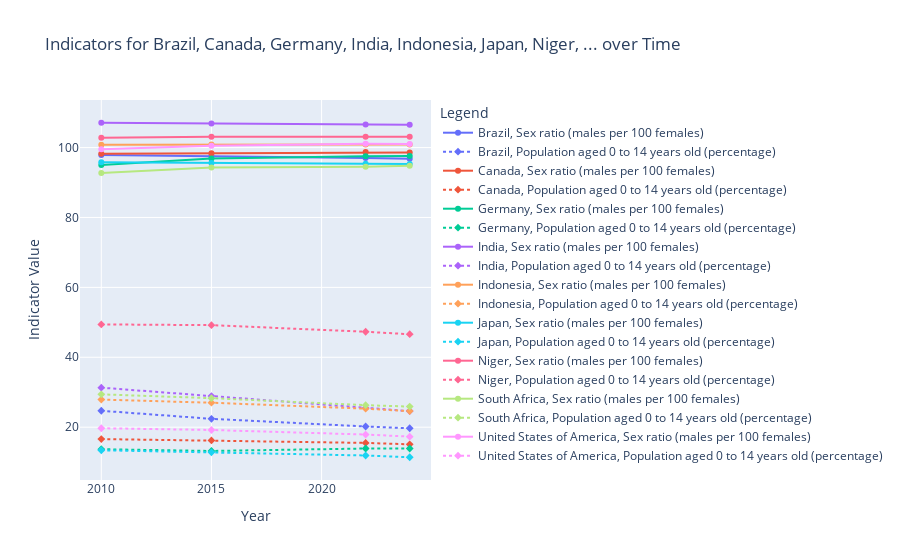

This figure's notebook cell:
### Code cell
import pandas as pd
import plotly.express as px

# Use io.StringIO to treat the string as a file
data_file = './datasets/population_area.csv'

# Read the CSV into a pandas DataFrame
# Use quotechar='"' to handle commas within quoted fields like the country name
df = pd.read_csv(data_file)

# Optional: Clean up column names (remove leading/trailing spaces)
df.columns = df.columns.str.strip()

# 2. Get User Input for Multiple Countries
# Display available countries/regions to help the user
available_countries = sorted(df['Country'].unique()) # Sort for easier reading

countries_input = 'United States of America,Canada,Japan,Germany,India,Indonesia,Brazil,South Africa,Niger'
indicators_inputs = ['Population aged 0 to 14 years old (percentage)','Sex ratio (males per 100 females)']

# Parse the input string into a list of names, stripping whitespace
selected_countries = [name.strip() for name in countries_input.split(',') if name.strip()]

if not selected_countries:
    print("No country names entered. Exiting.")
else:
    # 3. Filter Data for ALL selected countries
    df_filtered = df[df['Country'].isin(selected_countries)].copy() # Use .copy() to avoid SettingWithCopyWarning
    df_filtered = df_filtered[df_filtered['Indicator'].isin(indicators_inputs)].copy()

    # 4. Handle No/Partial Data
    found_countries = df_filtered['Country'].unique()
    not_found = set(selected_countries) - set(found_countries)

    if not found_countries.any(): # Check if the filtered dataframe is empty
        print(f"No data found for any of the specified countries: {', '.join(selected_countries)}")
    else:
        if not_found:
            print(f"\nWarning: No data found for the following requested countries: {', '.join(not_found)}")
            print(f"Plotting data for: {', '.join(found_countries)}")
        else:
             print(f"\nFound data for: {', '.join(found_countries)}")

        # 5. Data Cleaning
        df_filtered['Value'] = df_filtered['Value'].str.replace(',', '', regex=False)
        df_filtered['Value'] = pd.to_numeric(df_filtered['Value'], errors='coerce')
        df_filtered.dropna(subset=['Value'], inplace=True)

        # Sort by country and year for potentially cleaner line connections
        df_filtered.sort_values(['Country', 'year'], inplace=True)

        # Check again if data remains after cleaning
        if df_filtered.empty:
             print(f"No valid numeric indicator data found for the selected countries after cleaning.")
        else:
            # 6. Plot Data
            print(f"\nGenerating plot for selected countries...")

            # --- Plotting Strategy ---
            # We need to distinguish between countries AND indicators.
            # Option 1: Color by Country, Line Style by Indicator (good if few indicators)
            # Option 2: Color by Indicator, Line Style by Country (good if few countries)
            # Let's use Option 1 as a default, adding symbols for clarity.

            title_countries = ', '.join(found_countries)
            if len(title_countries) > 60: # Truncate title if too long
                 title_countries = title_countries[:57] + "..."

            fig = px.line(
                df_filtered,
                x='year',
                y='Value',
                color='Country',         # Different color for each country
                line_dash='Indicator',   # Different line style for each indicator
                symbol='Indicator',      # Different marker shape for each indicator
                markers=True,            # Show markers on the lines
                title=f'Indicators for {title_countries} over Time',
                hover_data=['Indicator'] # Show indicator name clearly on hover
            )

            # Customize layout (optional)
            fig.update_layout(
                xaxis_title='Year',
                yaxis_title='Indicator Value',
                legend_title='Legend' # Generic legend title
            )
            # Improve legend clarity (optional, might make it large)
            # fig.update_layout(legend={'traceorder': 'grouped'})

            # 7. Show Plot
            fig.show()

### Figure 1 — Plotly figure (JSON) as saved in the notebook; plotly's stock layout.template omitted (floating-point values rounded to 4 significant figures)
{"data": [{"customdata": [["Sex ratio (males per 100 females)"], ["Sex ratio (males per 100 females)"], ["Sex ratio (males per 100 females)"], ["Sex ratio (males per 100 females)"]], "hovertemplate": "Country=Brazil<br>Indicator=%{customdata[0]}<br>year=%{x}<br>Value=%{y}<extra></extra>", "legendgroup": "Brazil, Sex ratio (males per 100 females)", "line": {"color": "#636efa", "dash": "solid"}, "marker": {"symbol": "circle"}, "mode": "lines+markers", "name": "Brazil, Sex ratio (males per 100 females)", "orientation": "v", "showlegend": true, "type": "scatter", "x": [2010, 2015, 2022, 2024], "xaxis": "x", "y": [97.9, 97.6, 97.0, 96.8], "yaxis": "y"}, {"customdata": [["Population aged 0 to 14 years old (percentage)"], ["Population aged 0 to 14 years old (percentage)"], ["Population aged 0 to 14 years old (percentage)"], ["Population aged 0 to 14 years old (percentage)"]], "hovertemplate": "Country=Brazil<br>Indicator=%{customdata[0]}<br>year=%{x}<br>Value=%{y}<extra></extra>", "legendgroup": "Brazil, Population aged 0 to 14 years old (percentage)", "line": {"color": "#636efa", "dash": "dot"}, "marker": {"symbol": "diamond"}, "mode": "lines+markers", "name": "Brazil, Population aged 0 to 14 years old (percentage)", "orientation": "v", "showlegend": true, "type": "scatter", "x": [2010, 2015, 2022, 2024], "xaxis": "x", "y": [24.7, 22.4, 20.2, 19.7], "yaxis": "y"}, {"customdata": [["Sex ratio (males per 100 females)"], ["Sex ratio (males per 100 females)"], ["Sex ratio (males per 100 females)"], ["Sex ratio (males per 100 females)"]], "hovertemplate": "Country=Canada<br>Indicator=%{customdata[0]}<br>year=%{x}<br>Value=%{y}<extra></extra>", "legendgroup": "Canada, Sex ratio (males per 100 females)", "line": {"color": "#EF553B", "dash": "solid"}, "marker": {"symbol": "circle"}, "mode": "lines+markers", "name": "Canada, Sex ratio (males per 100 females)", "orientation": "v", "showlegend": true, "type": "scatter", "x": [2010, 2015, 2022, 2024], "xaxis": "x", "y": [98.2, 98.4, 98.7, 98.6], "yaxis": "y"}, {"customdata": [["Population aged 0 to 14 years old (percentage)"], ["Population aged 0 to 14 years old (percentage)"], ["Population aged 0 to 14 years old (percentage)"], ["Population aged 0 to 14 years old (percentage)"]], "hovertemplate": "Country=Canada<br>Indicator=%{customdata[0]}<br>year=%{x}<br>Value=%{y}<extra></extra>", "legendgroup": "Canada, Population aged 0 to 14 years old (percentage)", "line": {"color": "#EF553B", "dash": "dot"}, "marker": {"symbol": "diamond"}, "mode": "lines+markers", "name": "Canada, Population aged 0 to 14 years old (percentage)", "orientation": "v", "showlegend": true, "type": "scatter", "x": [2010, 2015, 2022, 2024], "xaxis": "x", "y": [16.6, 16.2, 15.5, 15.1], "yaxis": "y"}, {"customdata": [["Sex ratio (males per 100 females)"], ["Sex ratio (males per 100 females)"], ["Sex ratio (males per 100 females)"], ["Sex ratio (males per 100 females)"]], "hovertemplate": "Country=Germany<br>Indicator=%{customdata[0]}<br>year=%{x}<br>Value=%{y}<extra></extra>", "legendgroup": "Germany, Sex ratio (males per 100 females)", "line": {"color": "#00cc96", "dash": "solid"}, "marker": {"symbol": "circle"}, "mode": "lines+markers", "name": "Germany, Sex ratio (males per 100 females)", "orientation": "v", "showlegend": true, "type": "scatter", "x": [2010, 2015, 2022, 2024], "xaxis": "x", "y": [95.0, 96.9, 97.5, 97.6], "yaxis": "y"}, {"customdata": [["Population aged 0 to 14 years old (percentage)"], ["Population aged 0 to 14 years old (percentage)"], ["Population aged 0 to 14 years old (percentage)"], ["Population aged 0 to 14 years old (percentage)"]], "hovertemplate": "Country=Germany<br>Indicator=%{customdata[0]}<br>year=%{x}<br>Value=%{y}<extra></extra>", "legendgroup": "Germany, Population aged 0 to 14 years old (percentage)", "line": {"color": "#00cc96", "dash": "dot"}, "marker": {"symbol": "diamond"}, "mode": "lines+markers", "name": "Germany, Population aged 0 to 14 years old (percentage)", "orientation": "v", "showlegend": true, "type": "scatter", "x": [2010, 2015, 2022, 2024], "xaxis": "x", "y": [13.7, 13.2, 13.9, 13.9], "yaxis": "y"}, {"customdata": [["Sex ratio (males per 100 females)"], ["Sex ratio (males per 100 females)"], ["Sex ratio (males per 100 females)"], ["Sex ratio (males per 100 females)"]], "hovertemplate": "Country=India<br>Indicator=%{customdata[0]}<br>year=%{x}<br>Value=%{y}<extra></extra>", "legendgroup": "India, Sex ratio (males per 100 females)", "line": {"color": "#ab63fa", "dash": "solid"}, "marker": {"symbol": "circle"}, "mode": "lines+markers", "name": "India, Sex ratio (males per 100 females)", "orientation": "v", "showlegend": true, "type": "scatter", "x": [2010, 2015, 2022, 2024], "xaxis": "x", "y": [107.1, 106.9, 106.6, 106.5], "yaxis": "y"}, {"customdata": [["Population aged 0 to 14 years old (percentage)"], ["Population aged 0 to 14 years old (percentage)"], ["Population aged 0 to 14 years old (percentage)"], ["Population aged 0 to 14 years old (percentage)"]], "hovertemplate": "Country=India<br>Indicator=%{customdata[0]}<br>year=%{x}<br>Value=%{y}<extra></extra>", "legendgroup": "India, Population aged 0 to 14 years old (percentage)", "line": {"color": "#ab63fa", "dash": "dot"}, "marker": {"symbol": "diamond"}, "mode": "lines+markers", "name": "India, Population aged 0 to 14 years old (percentage)", "orientation": "v", "showlegend": true, "type": "scatter", "x": [2010, 2015, 2022, 2024], "xaxis": "x", "y": [31.3, 28.9, 25.5, 24.6], "yaxis": "y"}, {"customdata": [["Sex ratio (males per 100 females)"], ["Sex ratio (males per 100 females)"], ["Sex ratio (males per 100 females)"], ["Sex ratio (males per 100 females)"]], "hovertemplate": "Country=Indonesia<br>Indicator=%{customdata[0]}<br>year=%{x}<br>Value=%{y}<extra></extra>", "legendgroup": "Indonesia, Sex ratio (males per 100 females)", "line": {"color": "#FFA15A", "dash": "solid"}, "marker": {"symbol": "circle"}, "mode": "lines+markers", "name": "Indonesia, Sex ratio (males per 100 females)", "orientation": "v", "showlegend": true, "type": "scatter", "x": [2010, 2015, 2022, 2024], "xaxis": "x", "y": [100.8, 100.9, 100.9, 100.9], "yaxis": "y"}, {"customdata": [["Population aged 0 to 14 years old (percentage)"], ["Population aged 0 to 14 years old (percentage)"], ["Population aged 0 to 14 years old (percentage)"], ["Population aged 0 to 14 years old (percentage)"]], "hovertemplate": "Country=Indonesia<br>Indicator=%{customdata[0]}<br>year=%{x}<br>Value=%{y}<extra></extra>", "legendgroup": "Indonesia, Population aged 0 to 14 years old (percentage)", "line": {"color": "#FFA15A", "dash": "dot"}, "marker": {"symbol": "diamond"}, "mode": "lines+markers", "name": "Indonesia, Population aged 0 to 14 years old (percentage)", "orientation": "v", "showlegend": true, "type": "scatter", "x": [2010, 2015, 2022, 2024], "xaxis": "x", "y": [27.9, 27.0, 25.3, 24.6], "yaxis": "y"}, {"customdata": [["Sex ratio (males per 100 females)"], ["Sex ratio (males per 100 females)"], ["Sex ratio (males per 100 females)"], ["Sex ratio (males per 100 females)"]], "hovertemplate": "Country=Japan<br>Indicator=%{customdata[0]}<br>year=%{x}<br>Value=%{y}<extra></extra>", "legendgroup": "Japan, Sex ratio (males per 100 females)", "line": {"color": "#19d3f3", "dash": "solid"}, "marker": {"symbol": "circle"}, "mode": "lines+markers", "name": "Japan, Sex ratio (males per 100 females)", "orientation": "v", "showlegend": true, "type": "scatter", "x": [2010, 2015, 2022, 2024], "xaxis": "x", "y": [95.8, 95.6, 95.4, 95.3], "yaxis": "y"}, {"customdata": [["Population aged 0 to 14 years old (percentage)"], ["Population aged 0 to 14 years old (percentage)"], ["Population aged 0 to 14 years old (percentage)"], ["Population aged 0 to 14 years old (percentage)"]], "hovertemplate": "Country=Japan<br>Indicator=%{customdata[0]}<br>year=%{x}<br>Value=%{y}<extra></extra>", "legendgroup": "Japan, Population aged 0 to 14 years old (percentage)", "line": {"color": "#19d3f3", "dash": "dot"}, "marker": {"symbol": "diamond"}, "mode": "lines+markers", "name": "Japan, Population aged 0 to 14 years old (percentage)", "orientation": "v", "showlegend": true, "type": "scatter", "x": [2010, 2015, 2022, 2024], "xaxis": "x", "y": [13.4, 12.8, 11.9, 11.4], "yaxis": "y"}, {"customdata": [["Sex ratio (males per 100 females)"], ["Sex ratio (males per 100 females)"], ["Sex ratio (males per 100 females)"], ["Sex ratio (males per 100 females)"]], "hovertemplate": "Country=Niger<br>Indicator=%{customdata[0]}<br>year=%{x}<br>Value=%{y}<extra></extra>", "legendgroup": "Niger, Sex ratio (males per 100 females)", "line": {"color": "#FF6692", "dash": "solid"}, "marker": {"symbol": "circle"}, "mode": "lines+markers", "name": "Niger, Sex ratio (males per 100 females)", "orientation": "v", "showlegend": true, "type": "scatter", "x": [2010, 2015, 2022, 2024], "xaxis": "x", "y": [102.8, 103.1, 103.1, 103.1], "yaxis": "y"}, {"customdata": [["Population aged 0 to 14 years old (percentage)"], ["Population aged 0 to 14 years old (percentage)"], ["Population aged 0 to 14 years old (percentage)"], ["Population aged 0 to 14 years old (percentage)"]], "hovertemplate": "Country=Niger<br>Indicator=%{customdata[0]}<br>year=%{x}<br>Value=%{y}<extra></extra>", "legendgroup": "Niger, Population aged 0 to 14 years old (percentage)", "line": {"color": "#FF6692", "dash": "dot"}, "marker": {"symbol": "diamond"}, "mode": "lines+markers", "name": "Niger, Population aged 0 to 14 years old (percentage)", "orientation": "v", "showlegend": true, "type": "scatter", "x": [2010, 2015, 2022, 2024], "xaxis": "x", "y": [49.4, 49.2, 47.3, 46.6], "yaxis": "y"}, {"customdata": [["Sex ratio (males per 100 females)"], ["Sex ratio (males per 100 females)"], ["Sex ratio (males per 100 females)"], ["Sex ratio (males per 100 females)"]], "hovertemplate": "Country=South Africa<br>Indicator=%{customdata[0]}<br>year=%{x}<br>Value=%{y}<extra></extra>", "legendgroup": "South Africa, Sex ratio (males per 100 females)", "line": {"color": "#B6E880", "dash": "solid"}, "marker": {"symbol": "circle"}, "mode": "lines+markers", "name": "South Africa, Sex ratio (males per 100 females)", "orientation": "v", "showlegend": true, "type": "scatter", "x": [2010, 2015, 2022, 2024], "xaxis": "x", "y": [92.7, 94.3, 94.5, 94.8], "yaxis": "y"}, {"customdata": [["Population aged 0 to 14 years old (percentage)"], ["Population aged 0 to 14 years old (percentage)"], ["Population aged 0 to 14 years old (percentage)"], ["Population aged 0 to 14 years old (percentage)"]], "hovertemplate": "Country=South Africa<br>Indicator=%{customdata[0]}<br>year=%{x}<br>Value=%{y}<extra></extra>", "legendgroup": "South Africa, Population aged 0 to 14 years old (percentage)", "line": {"color": "#B6E880", "dash": "dot"}, "marker": {"symbol": "diamond"}, "mode": "lines+markers", "name": "South Africa, Population aged 0 to 14 years old (percentage)", "orientation": "v", "showlegend": true, "type": "scatter", "x": [2010, 2015, 2022, 2024], "xaxis": "x", "y": [29.4, 28.3, 26.3, 25.9], "yaxis": "y"}, {"customdata": [["Sex ratio (males per 100 females)"], ["Sex ratio (males per 100 females)"], ["Sex ratio (males per 100 females)"], ["Sex ratio (males per 100 females)"]], "hovertemplate": "Country=United States of America<br>Indicator=%{customdata[0]}<br>year=%{x}<br>Value=%{y}<extra></extra>", "legendgroup": "United States of America, Sex ratio (males per 100 females)", "line": {"color": "#FF97FF", "dash": "solid"}, "marker": {"symbol": "circle"}, "mode": "lines+markers", "name": "United States of America, Sex ratio (males per 100 females)", "orientation": "v", "showlegend": true, "type": "scatter", "x": [2010, 2015, 2022, 2024], "xaxis": "x", "y": [99.5, 100.5, 101.1, 101.0], "yaxis": "y"}, {"customdata": [["Population aged 0 to 14 years old (percentage)"], ["Population aged 0 to 14 years old (percentage)"], ["Population aged 0 to 14 years old (percentage)"], ["Population aged 0 to 14 years old (percentage)"]], "hovertemplate": "Country=United States of America<br>Indicator=%{customdata[0]}<br>year=%{x}<br>Value=%{y}<extra></extra>", "legendgroup": "United States of America, Population aged 0 to 14 years old (percentage)", "line": {"color": "#FF97FF", "dash": "dot"}, "marker": {"symbol": "diamond"}, "mode": "lines+markers", "name": "United States of America, Population aged 0 to 14 years old (percentage)", "orientation": "v", "showlegend": true, "type": "scatter", "x": [2010, 2015, 2022, 2024], "xaxis": "x", "y": [19.7, 19.2, 17.9, 17.3], "yaxis": "y"}], "layout": {"legend": {"title": {"text": "Legend"}, "tracegroupgap": 0}, "title": {"text": "Indicators for Brazil, Canada, Germany, India, Indonesia, Japan, Niger, ... over Time"}, "xaxis": {"anchor": "y", "domain": [0, 1], "title": {"text": "Year"}}, "yaxis": {"anchor": "x", "domain": [0, 1], "title": {"text": "Indicator Value"}}}}
